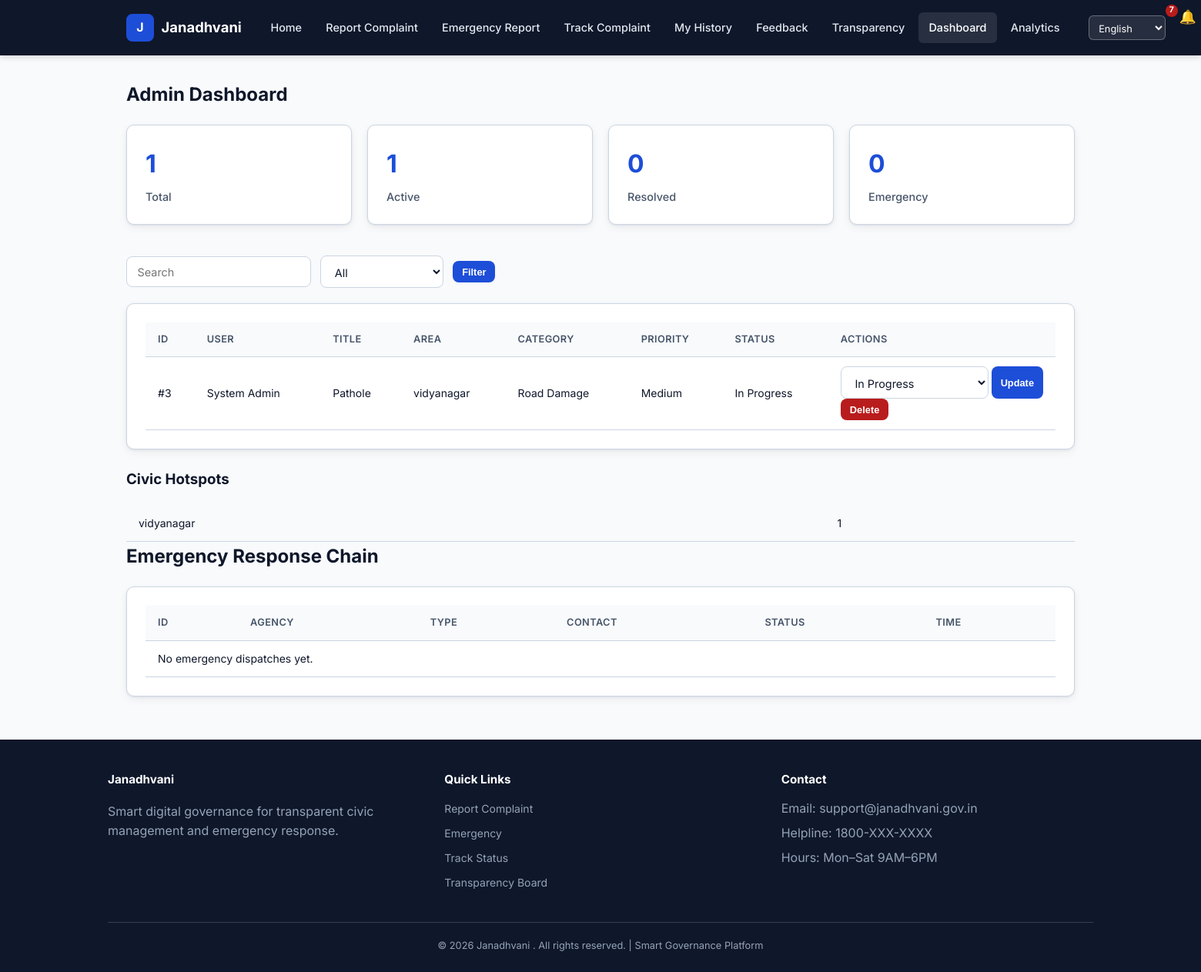
The app's page /dashboard (signed in) with its own data.
### tables this page shows
CREATE TABLE complaints (
            id INTEGER PRIMARY KEY AUTOINCREMENT,
            user_id INTEGER NOT NULL,
            title TEXT NOT NULL,
            description TEXT NOT NULL,
            area TEXT NOT NULL,
            category TEXT NOT NULL,
            priority TEXT DEFAULT 'Medium',
            smart_label TEXT DEFAULT 'Normal',
            image TEXT,
            status TEXT DEFAULT 'Pending',
            validation_count INTEGER DEFAULT 0,
            is_emergency INTEGER DEFAULT 0,
            latitude REAL,
            longitude REAL,
            gps_address TEXT,
            created_at TEXT NOT NULL, image_hash TEXT,
            FOREIGN KEY (user_id) REFERENCES users(id)
        );

CREATE TABLE users (
            id INTEGER PRIMARY KEY AUTOINCREMENT,
            full_name TEXT NOT NULL,
            email TEXT NOT NULL,
            phone TEXT,
            username TEXT UNIQUE NOT NULL,
            password TEXT NOT NULL,
            role TEXT DEFAULT 'citizen'
        );

### app.py (the view)
@app.route("/dashboard")
@admin_required
def dashboard():
    db = get_db()
    q = request.args.get("q", "").strip()
    status_filter = request.args.get("status", "")
    sql = """
        SELECT c.*, u.full_name, u.username FROM complaints c
        JOIN users u ON u.id = c.user_id WHERE 1=1
    """
    params = []
    if q:
        sql += " AND (c.title LIKE ? OR c.area LIKE ? OR CAST(c.id AS TEXT) LIKE ?)"
        params.extend([f"%{q}%", f"%{q}%", f"%{q}%"])
    if status_filter:
        sql += " AND c.status = ?"
        params.append(status_filter)
    sql += " ORDER BY c.is_emergency DESC, CASE c.priority WHEN 'Critical' THEN 1 WHEN 'High' THEN 2 WHEN 'Medium' THEN 3 ELSE 4 END, c.created_at DESC"
    complaints = db.execute(sql, params).fetchall()
    hotspots = get_hotspots(8)
    emergency_chain_log = get_recent_dispatches(db, 15)
    return render_template(
        "dashboard.html",
        complaints=complaints,
        stats=get_stats(),
        hotspots=hotspots,
        emergency_chain_log=emergency_chain_log,
    )

### app.py (called while the page is built, shortened)
def get_db():
    if "db" not in g:
        g.db = sqlite3.connect("janadhvani.db")
        g.db.row_factory = sqlite3.Row
    return g.db

@app.before_request
def before_request():
    global _db_ready
    get_db()
    if not _db_ready:
        init_db()
        _db_ready = True
    if request.endpoint and request.endpoint != "static":
        apply_escalation_rules()
        if session.get("user_id"):
            push_status_notifications()

def admin_required(f):
    from functools import wraps
    @wraps(f)
    def decorated(*args, **kwargs):
        if session.get("role") != "admin":
            flash("Admin access required.", "danger")
            return redirect(url_for("login"))
        return f(*args, **kwargs)
    return decorated

def apply_escalation_rules():
    db = get_db()
    now = datetime.utcnow()
    pending = db.execute(
        "SELECT id, priority, smart_label, created_at FROM complaints WHERE status = 'Pending'"
    ).fetchall()
    db.commit()

def push_status_notifications():
    if "user_id" not in session:
        return
    db = get_db()
    uid = session["user_id"]
    followed = db.execute(
        """
        SELECT c.id, c.title, c.status FROM follows f
        JOIN complaints c ON c.id = f.complaint_id
        WHERE f.user_id = ?
        """,
        (uid,),
    ).fetchall()
    for row in followed:
        existing = db.execute(
            "SELECT id FROM notifications WHERE user_id = ? AND complaint_id = ? AND message LIKE ?",
            (uid, row["id"], f"%{row['status']}%"),
        ).fetchone()
        if not existing and row["status"] in ("In Progress", "Resolved"):
            add_notification(
                uid,
                f"Complaint #{row['id']} ({row['title']}) is now: {row['status']}",
                row["id"],
            )

def get_lang():
    lang = session.get("lang", "en")
    return lang if lang in SUPPORTED_LANGS else "en"

def t(key):
    return translate(key, get_lang())

def get_hotspots(limit=5):
    db = get_db()
    return db.execute(
        """
        SELECT area, COUNT(*) AS count FROM complaints
        GROUP BY area ORDER BY count DESC LIMIT ?
        """,
        (limit,),
    ).fetchall()

def get_unread_notifications(user_id):
    db = get_db()
    return db.execute(
        "SELECT * FROM notifications WHERE user_id = ? AND is_read = 0 ORDER BY created_at DESC LIMIT 10",
        (user_id,),
    ).fetchall()

### templates/dashboard.html (shortened to what this page needs)
{% extends "base.html" %}
{% block content %}
<h2 class="section-title">Admin Dashboard</h2>
<div class="stats-grid">
<div class="stat-card"><h3>{{ stats.total }}</h3><p>Total</p></div>
<div class="stat-card"><h3>{{ stats.active }}</h3><p>Active</p></div>
<div class="stat-card"><h3>{{ stats.resolved }}</h3><p>Resolved</p></div>
<div class="stat-card"><h3>{{ stats.emergency }}</h3><p>Emergency</p></div>
</div>
<form class="toolbar" method="GET">
<input name="q" value="{{ request.args.get('q','') }}" placeholder="Search">
<select name="status"><option value="">All</option><option>Pending</option><option>In Progress</option><option>Resolved</option></select>
<button class="btn btn-primary btn-sm">Filter</button></form>
<div class="card table-wrap"><table><thead>
<tr><th>ID</th><th>User</th><th>Title</th><th>Area</th><th>Category</th><th>Priority</th><th>Status</th><th>Actions</th></tr></thead><tbody>
{% for c in complaints %}
<tr class="{% if c.is_emergency %}row-emergency{% endif %}">
<td>#{{ c.id }}{% if c.is_emergency %} <span class="badge badge-emergency">EMERGENCY</span>{% endif %}</td>
<td>{{ c.full_name }}</td><td>{{ c.title }}</td><td>{{ c.area }}</td><td>{{ c.category }}</td>
<td>{{ c.priority }}</td><td>{{ c.status }}</td>
<td><form method="POST" action="{{ url_for('update_complaint', cid=c.id) }}" style="display:flex;gap:4px;">
<select name="status"><option>Pending</option><option {% if c.status=='In Progress' %}selected{% endif %}>In Progress</option><option {% if c.status=='Resolved' %}selected{% endif %}>Resolved</option></select>
<button class="btn btn-sm btn-primary">Update</button></form>
<form method="POST" action="{{ url_for('delete_complaint', cid=c.id) }}"><button class="btn btn-sm btn-danger">Delete</button></form></td>
</tr>{% endfor %}</tbody></table></div>
<h3>Civic Hotspots</h3><table>{% for h in hotspots %}<tr><td>{{ h.area }}</td><td>{{ h.count }}</td></tr>{% endfor %}</table>
<h3 class="section-title">{{ t('dashboard.chain') }}</h3>
<div class="card table-wrap">
<table><thead><tr><th>ID</th><th>Agency</th><th>Type</th><th>Contact</th><th>Status</th><th>Time</th></tr></thead>
<tbody>
{% for e in emergency_chain_log %}
<tr><td>#{{ e.complaint_id }}</td><td>{{ e.agency_name }}</td><td>{{ e.agency_type }}</td>
<td>{{ e.contact_phone }}</td><td>{{ e.status }}</td><td>{{ e.dispatched_at[:16] }}</td></tr>
{% else %}<tr><td colspan="6">No emergency dispatches yet.</td></tr>
{% endfor %}
</tbody></table>
</div>
{% endblock %}

### static/css/style.css (style rules this page uses)
:root { --bg-main: #F8FAFC; --bg-secondary: #E2E8F0; --nav-footer: #0F172A; --card: #FFFFFF; --primary: #1D4ED8; --primary-hover: #2563EB; --accent: #334155; --success: #15803D; --warning: #C2410C; --danger: #B91C1C; --text: #0F172A; --text-muted: #475569; --border: #CBD5E1; --shadow: 0 1px 3px rgba(15, 23, 42, 0.08), 0 4px 12px rgba(15, 23, 42, 0.06); --radius: 10px; --nav-height: 72px; }
*, *::before, *::after { box-sizing: border-box; }
body { font-family: 'Inter', system-ui, sans-serif; margin: 0; background: var(--bg-main); color: var(--text); line-height: 1.6; min-height: 100vh; display: flex; flex-direction: column; }
.btn { display: inline-flex; align-items: center; justify-content: center; gap: 0.4rem; padding: 0.65rem 1.25rem; border-radius: 8px; font-weight: 600; font-size: 0.9rem; border: none; cursor: pointer; transition: background 0.2s, box-shadow 0.2s; text-decoration: none; }
.btn-primary { background: var(--primary); color: #fff; }
.btn-danger { background: var(--danger); color: #fff; }
.btn-sm { padding: 0.4rem 0.75rem; font-size: 0.8rem; }
.stats-grid { display: grid; grid-template-columns: repeat(auto-fit, minmax(200px, 1fr)); gap: 1.25rem; margin-bottom: 2.5rem; }
.stat-card { background: var(--card); border: 1px solid var(--border); border-radius: var(--radius); padding: 1.5rem; box-shadow: var(--shadow); transition: transform 0.2s, box-shadow 0.2s; }
.stat-card h3 { margin: 0; font-size: 2rem; font-weight: 700; color: var(--primary); }
.stat-card p { margin: 0.35rem 0 0; color: var(--text-muted); font-size: 0.9rem; font-weight: 500; }
.card { background: var(--card); border: 1px solid var(--border); border-radius: var(--radius); padding: 1.5rem; box-shadow: var(--shadow); margin-bottom: 1.5rem; }
.section-title { font-size: 1.5rem; font-weight: 700; margin: 0 0 1.25rem; color: var(--text); }
input, select, textarea { width: 100%; padding: 0.65rem 0.85rem; border: 1px solid var(--border); border-radius: 8px; font-family: inherit; font-size: 0.9rem; background: #fff; color: var(--text); transition: border-color 0.2s, box-shadow 0.2s; }
.table-wrap { overflow-x: auto; }
table { width: 100%; border-collapse: collapse; font-size: 0.875rem; }
th, td { padding: 0.75rem 1rem; text-align: left; border-bottom: 1px solid var(--border); }
th { background: var(--bg-main); font-weight: 600; color: var(--text-muted); font-size: 0.8rem; text-transform: uppercase; letter-spacing: 0.03em; }
.toolbar { display: flex; flex-wrap: wrap; gap: 0.75rem; margin-bottom: 1.25rem; align-items: center; }
.toolbar input, .toolbar select { width: auto; min-width: 160px; }

### records on screen
complaints: id "3", full_name "System Admin", title "Pathole", area "vidyanagar", category "Road Damage", priority "Medium", status "In Progress"

### other values on screen
{{ t('nav.home') }} "Home"
{{ t('nav.report') }} "Report Complaint"
{{ t('nav.emergency') }} "Emergency Report"
{{ t('nav.track') }} "Track Complaint"
{{ t('nav.history') }} "My History"
{{ t('nav.feedback') }} "Feedback"
{{ t('nav.transparency') }} "Transparency"
{{ t('nav.dashboard') }} "Dashboard"
{{ t('nav.analytics') }} "Analytics"
{{ unread_notifications|length }} "7"
{{ stats.total }} "1"
{{ stats.active }} "1"
{{ stats.resolved }} "0"
{{ stats.emergency }} "0"
{{ h.area }} "vidyanagar"
